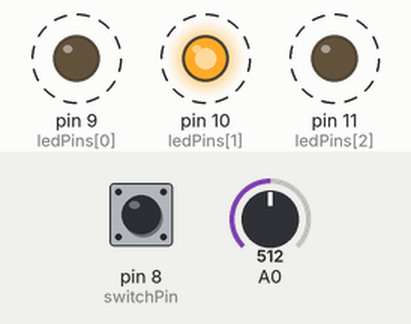
This sketch was run on a simulated Arduino Uno, built with avr-gcc and run on an emulated ATmega328P. On the bench: output pins drawn as LEDs (lit = HIGH). Dashed ring = blinking. The test bench sets the inputs (shaded band); at power-on: pin 8 (switchPin) LOW, A0 = 512. Random numbers use the default seed unless the sketch sets one; what the sketch prints to the serial monitor is not drawn.

Above: at 0.93 s.
1.3 s: pin 8 (switchPin) pulled HIGH for 0.45 s
At 3.1 s:
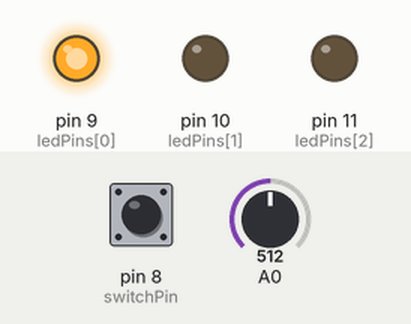
4.7 s: A0 set to 122
At 5.9 s:
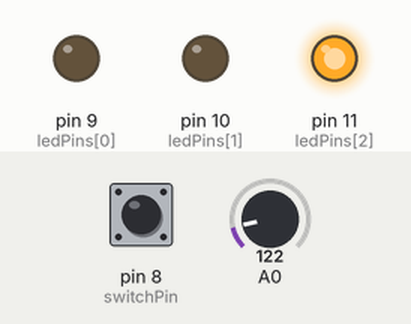
7.7 s: pin 8 (switchPin) pulled HIGH for 1 s
At 11.1 s:
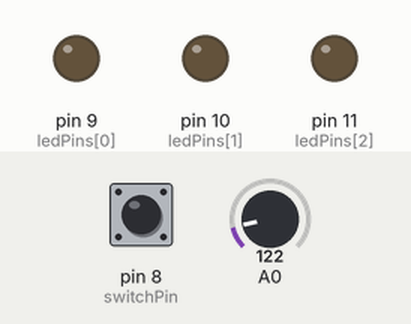
11.7 s: pin 8 (switchPin) pulled HIGH for 3.2 s
16.4 s: A0 set to 511
Timing chart, 0 to 20.4 s (numbered marks = the images above; inputs shaded):
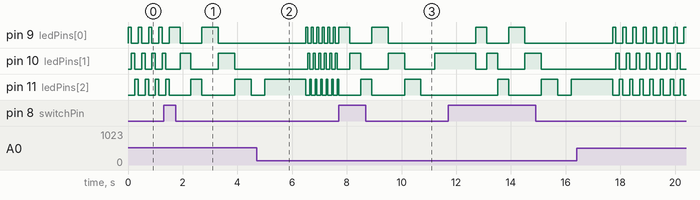

The sketch:

RockScissorPaper.ino
```cpp
// C++ code
//
const int ledPins[] = {9, 10, 11};
const int switchPin = 8; // 스위치 핀 번호

void setup()
{
  for(int i = 0; i < 3; i++) {
    pinMode(ledPins[i], OUTPUT); // 모든 LED 핀을 출력으로 설정
  }
  pinMode(switchPin, INPUT);

  // 랜덤 시드 설정
  randomSeed(analogRead(0));

  Serial.begin(9600);
}

void loop()
{
  // 스위치가 ON 인가?
  int sw = digitalRead(switchPin); // 1, 0

  // 포텐셔미터 읽기
  int vol = analogRead(A0); // 0 ~ 1023
  vol = map(vol, 0, 1023, 50, 200); // map(value, fromLow, fromHigh, toLow, toHigh)

  if(sw == HIGH) {
    for(int i = 0; i < 3; i++) {
      digitalWrite(ledPins[i], HIGH);
      delay(400);
      digitalWrite(ledPins[i], LOW);
    }

    for(int i = 0; i < 3; i++) {
      digitalWrite(ledPins[i], HIGH);
      delay(600);
      digitalWrite(ledPins[i], LOW);
    }

    // 모든 LED를 끔
    for(int i = 0; i < 3; i++) {
      digitalWrite(ledPins[i], LOW);
    }

    delay(500);

    // 랜덤으로 하나의 LED를 켬
    int randomLed = random(0, 3); // 0, 1, 2 중 하나를 랜덤으로 선택
    digitalWrite(ledPins[randomLed], HIGH);

    switch(randomLed)
    {
      case 0: for(int i = 0; i < 30; i++) Serial.println(); Serial.println("가위"); break;
      case 1: for(int i = 0; i < 30; i++) Serial.println(); Serial.println("바위"); break;
      case 2: for(int i = 0; i < 30; i++) Serial.println(); Serial.println("보"); break;
    }

    delay(1500);

    // 다시 모든 LED를 끔
    for(int i = 0; i < 3; i++) {
      digitalWrite(ledPins[i], LOW);
    }
  }
  else
  {
    // 스위치가 눌리지 않았을 때의 기본 동작
    digitalWrite(ledPins[0], HIGH);
    delay(vol);
    digitalWrite(ledPins[0], LOW);

    digitalWrite(ledPins[1], HIGH);
    delay(vol);
    digitalWrite(ledPins[1], LOW);

    digitalWrite(ledPins[2], HIGH);
    delay(vol);
    digitalWrite(ledPins[2], LOW);
  }
}
```
